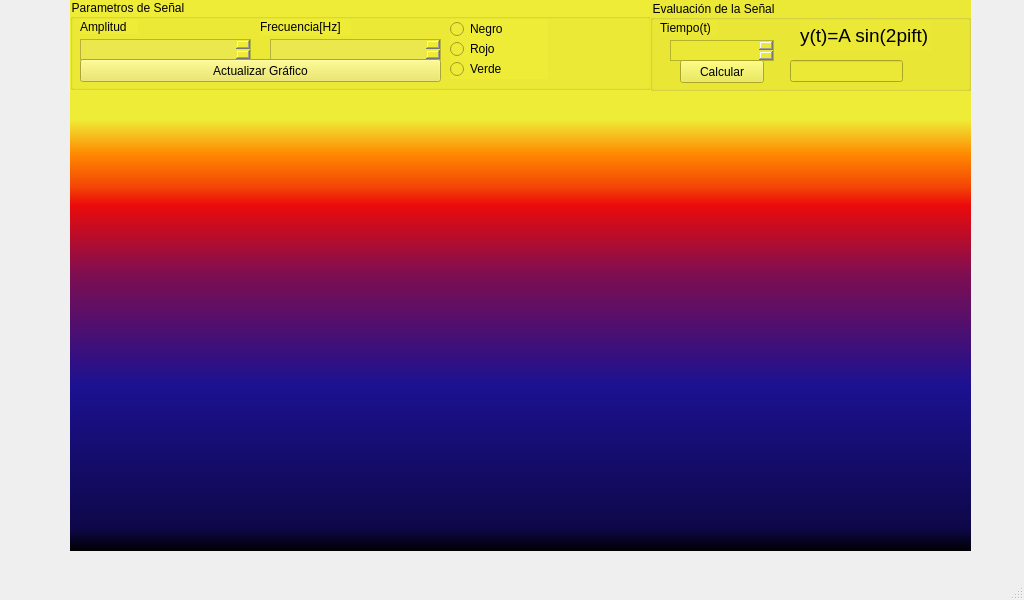
<?xml version="1.0" encoding="UTF-8"?>
<ui version="4.0">
 <class>MainWindow</class>
 <widget class="QMainWindow" name="MainWindow">
  <property name="geometry">
   <rect>
    <x>0</x>
    <y>0</y>
    <width>1024</width>
    <height>600</height>
   </rect>
  </property>
  <property name="windowTitle">
   <string>MainWindow</string>
  </property>
  <widget class="QWidget" name="centralwidget">
   <widget class="QWidget" name="widget" native="true">
    <property name="geometry">
     <rect>
      <x>70</x>
      <y>90</y>
      <width>901</width>
      <height>461</height>
     </rect>
    </property>
    <property name="styleSheet">
     <string notr="true">background-color: qlineargradient(spread:pad, x1:0, y1:1, x2:0, y2:0, stop:0 rgba(0, 0, 0, 255), stop:0.05 rgba(14, 8, 73, 255), stop:0.36 rgba(28, 17, 145, 255), stop:0.6 rgba(126, 14, 81, 255), stop:0.75 rgba(234, 11, 11, 255), stop:0.79 rgba(244, 70, 5, 255), stop:0.86 rgba(255, 136, 0, 255), stop:0.935 rgba(239, 236, 55, 255));</string>
    </property>
   </widget>
   <widget class="QGroupBox" name="groupBox">
    <property name="enabled">
     <bool>true</bool>
    </property>
    <property name="geometry">
     <rect>
      <x>70</x>
      <y>-1</y>
      <width>581</width>
      <height>91</height>
     </rect>
    </property>
    <property name="styleSheet">
     <string notr="true">background-color: rgb(239, 236, 55);</string>
    </property>
    <property name="title">
     <string>Parametros de Señal</string>
    </property>
    <widget class="QLabel" name="label">
     <property name="geometry">
      <rect>
       <x>10</x>
       <y>20</y>
       <width>58</width>
       <height>15</height>
      </rect>
     </property>
     <property name="text">
      <string>Amplitud</string>
     </property>
    </widget>
    <widget class="QLabel" name="label_2">
     <property name="geometry">
      <rect>
       <x>190</x>
       <y>20</y>
       <width>91</width>
       <height>16</height>
      </rect>
     </property>
     <property name="text">
      <string>Frecuencia[Hz]</string>
     </property>
    </widget>
    <widget class="QTextEdit" name="textEdit_Amplitud">
     <property name="geometry">
      <rect>
       <x>10</x>
       <y>40</y>
       <width>171</width>
       <height>21</height>
      </rect>
     </property>
     <property name="styleSheet">
      <string notr="true">background-color: rgb(235, 232, 77);
color:rgb(0, 0, 0);</string>
     </property>
    </widget>
    <widget class="QTextEdit" name="textEdit">
     <property name="geometry">
      <rect>
       <x>200</x>
       <y>40</y>
       <width>171</width>
       <height>21</height>
      </rect>
     </property>
     <property name="styleSheet">
      <string notr="true">background-color: rgb(235, 232, 77);
color:rgb(0, 0, 0)</string>
     </property>
    </widget>
    <widget class="QPushButton" name="pushButton_Actualizar">
     <property name="geometry">
      <rect>
       <x>10</x>
       <y>60</y>
       <width>361</width>
       <height>23</height>
      </rect>
     </property>
     <property name="styleSheet">
      <string notr="true">background-color: rgb(235, 232, 77);
color: rgb(0, 0, 0);</string>
     </property>
     <property name="text">
      <string>Actualizar Gráfico</string>
     </property>
    </widget>
    <widget class="QRadioButton" name="radioButton_negro">
     <property name="geometry">
      <rect>
       <x>380</x>
       <y>20</y>
       <width>98</width>
       <height>20</height>
      </rect>
     </property>
     <property name="text">
      <string>Negro</string>
     </property>
    </widget>
    <widget class="QRadioButton" name="radioButton_rojo">
     <property name="geometry">
      <rect>
       <x>380</x>
       <y>40</y>
       <width>98</width>
       <height>20</height>
      </rect>
     </property>
     <property name="text">
      <string>Rojo</string>
     </property>
    </widget>
    <widget class="QRadioButton" name="radioButton_verde">
     <property name="geometry">
      <rect>
       <x>380</x>
       <y>60</y>
       <width>98</width>
       <height>20</height>
      </rect>
     </property>
     <property name="text">
      <string>Verde</string>
     </property>
    </widget>
   </widget>
   <widget class="QGroupBox" name="groupBox_2">
    <property name="geometry">
     <rect>
      <x>650</x>
      <y>0</y>
      <width>321</width>
      <height>91</height>
     </rect>
    </property>
    <property name="styleSheet">
     <string notr="true">background-color: rgb(236, 233, 54);</string>
    </property>
    <property name="title">
     <string>Evaluación de la Señal</string>
    </property>
    <widget class="QTextEdit" name="textEdit_2">
     <property name="geometry">
      <rect>
       <x>20</x>
       <y>40</y>
       <width>104</width>
       <height>21</height>
      </rect>
     </property>
    </widget>
    <widget class="QLineEdit" name="lineEdit_resultado">
     <property name="geometry">
      <rect>
       <x>140</x>
       <y>60</y>
       <width>113</width>
       <height>22</height>
      </rect>
     </property>
    </widget>
    <widget class="QPushButton" name="pushButton_actualizarcalculo">
     <property name="geometry">
      <rect>
       <x>30</x>
       <y>60</y>
       <width>84</width>
       <height>23</height>
      </rect>
     </property>
     <property name="text">
      <string>Calcular</string>
     </property>
    </widget>
    <widget class="QLabel" name="label_3">
     <property name="geometry">
      <rect>
       <x>10</x>
       <y>20</y>
       <width>58</width>
       <height>15</height>
      </rect>
     </property>
     <property name="text">
      <string>Tiempo(t)</string>
     </property>
    </widget>
    <widget class="QLabel" name="label_4">
     <property name="geometry">
      <rect>
       <x>150</x>
       <y>20</y>
       <width>131</width>
       <height>31</height>
      </rect>
     </property>
     <property name="font">
      <font>
       <pointsize>14</pointsize>
      </font>
     </property>
     <property name="text">
      <string>y(t)=A sin(2pift)</string>
     </property>
     <property name="textFormat">
      <enum>Qt::TextFormat::RichText</enum>
     </property>
    </widget>
   </widget>
  </widget>
  <widget class="QMenuBar" name="menubar">
   <property name="geometry">
    <rect>
     <x>0</x>
     <y>0</y>
     <width>1024</width>
     <height>20</height>
    </rect>
   </property>
  </widget>
  <widget class="QStatusBar" name="statusbar"/>
 </widget>
 <resources/>
 <connections/>
</ui>
